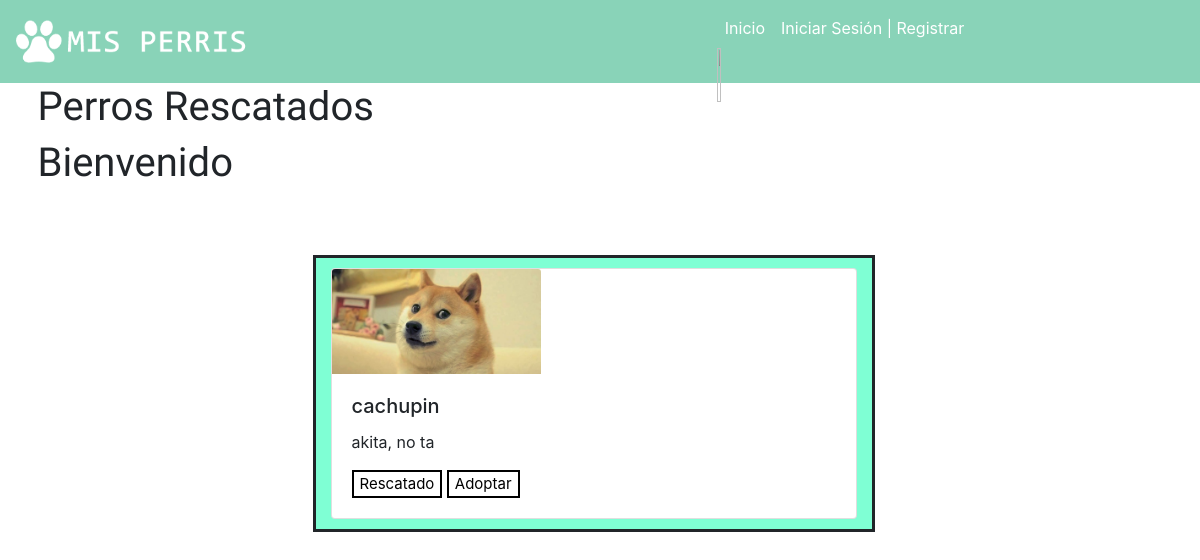
Page /perris/disponibles on the committed database.
### perris/models.py (models this page shows, shortened)
class Perros_Rescatados(models.Model):
    author = models.ForeignKey('auth.User', on_delete=models.CASCADE)
    estado= models.CharField(max_length=30, choices=ESTADOS, default='')
    fotografia_perro=models.FileField(blank=True, null=True)
    nombre_perro = models.CharField(max_length=200)
    raza_predominante = models.CharField(max_length=200)
    descripcion=models.TextField()
    published_date = models.DateTimeField(blank=True, null=True)

### perris/views.py (the view)
# urls.py: url('perris/disponibles', views.perros_disponibles , name="perros_disponibles"),
def perros_disponibles(request):
    perros = Perros_Rescatados.objects.filter(published_date__lte=timezone.now()).order_by('published_date')
    return render(request, 'perris/perros_disponibles.html', {'perros': perros})

### perris/templates/perris/perros_disponibles.html (shortened to what this page needs)
 {% extends 'perris/base.html' %} {% block content %}
<div class="container">
  <h1 class="titulo-general">Perros Rescatados</h1>
  <h1 class="animated fadeInLeft titulo-general">Bienvenido {{user.username}} </h1>
    <div class="row">
        <form action="">
      {% for perro in perros %}
      <div class="col-13 col-md-6 col-lg-6">
        <div class="card tarjeta-perro animated bounceInUp">
          {% if perro.fotografia_perro %}
          <img src="{{perro.fotografia_perro.url}}" class="img-responsive card-img-top"> {% endif %}
          <div class="card-body">
            <h5 class="card-title">{{perro.nombre_perro}}</h5>
            <p class="card-text">{{ perro.descripcion }}</p>
            <button class="esta "> {{perro.estado}}</button>
            <button onclick="sweetalert()" type="button">Adoptar</button>
          </div>
        </div>
      </div>
      {% endfor %}
    </form>
    </div>
</div>
{% endblock %}

### perris/static/css/estilos.css (style rules this page uses)
img { width: 90%; height: 90%; }
.tarjeta-perro { margin-bottom: 10px; margin-top: 10px; }
.titulo-general { font-family: 'Varela Round', sans-serif; }
.img-responsive { width: 40%; height: 80%; }
.row { margin-right: 0px; }
button { background-color: white; border: 2px solid black; font-size: 15px; }
.col-13 { margin-left: 290px; margin-top: 60px; background: aquamarine; border-style: solid; }
@media (min-width: 768px) { button { cursor: pointer; } }

### rows in the picture
Perros_Rescatados: fotografia_perro (picture), nombre_perro "cachupin", descripcion "akita, no ta", estado "Rescatado"
